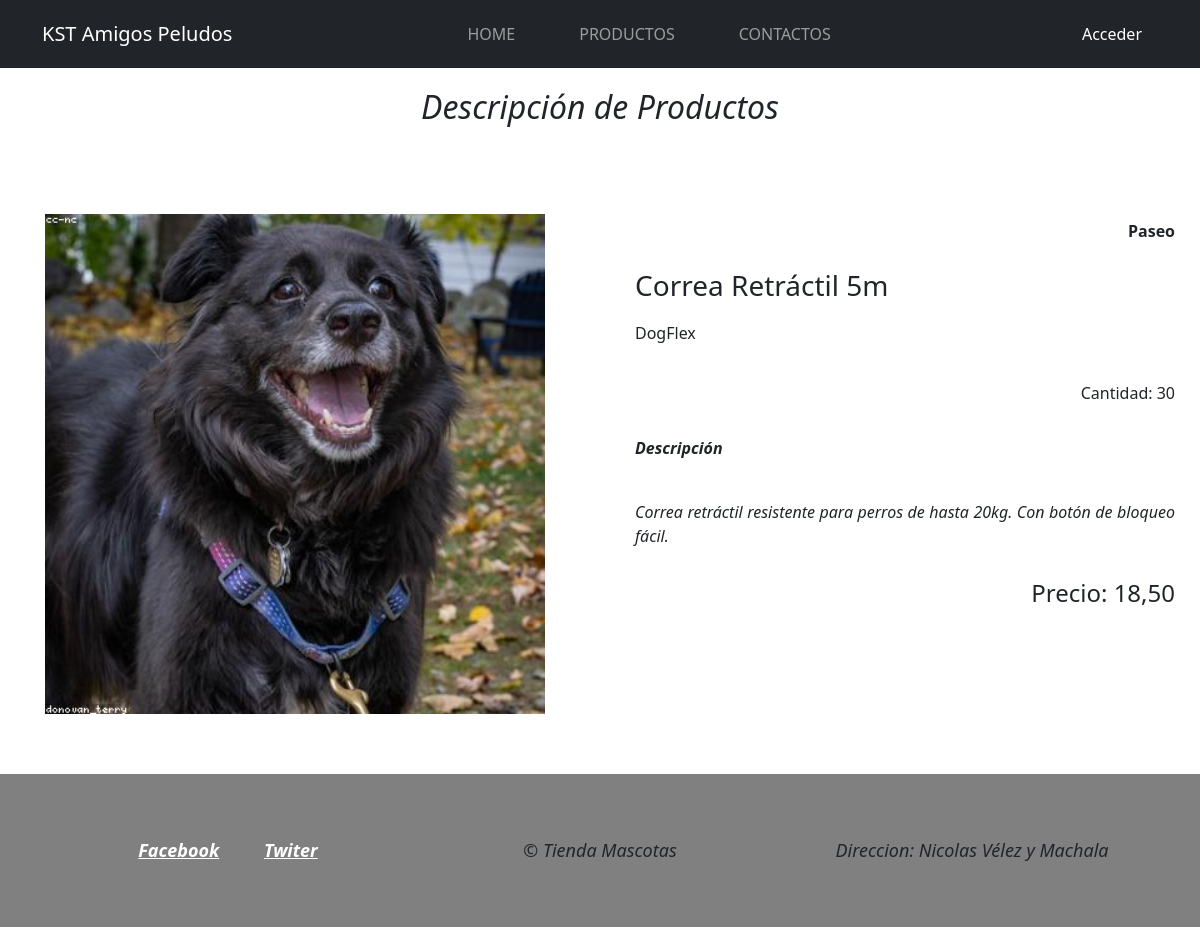
Page /Producto/6 on the committed database.
### TiendaMascotaApp/models.py (models this page shows)
class Producto(models.Model):
    nombreProd = models.CharField(max_length=50,null=True)
    marca=models.CharField(max_length=20,null=False,default="N/A")
    categoria = models.CharField(max_length=20,null=False)
    descripcion = models.CharField(max_length=100,default="N/A")
    cantidad = models.IntegerField(default=0)
    precio = models.DecimalField(max_digits=8, decimal_places=2, default=0.00, null=True, blank=True)
    foto= models.ImageField(upload_to="fotos", default="fotos/default.png")

### TiendaMascotaApp/views.py (the view)
# urls.py: path('Producto/<int:producto_id>',views.DescProd, name='DescProd'),
def DescProd(request, producto_id):
    producto = get_object_or_404(Producto, id=producto_id)
    rol, correo = var(request)
    return render(request, "DescProd.html", {'producto':producto,'user_role': rol, 'user_correo': correo} )

### TiendaMascotaApp/views.py (called while the page is built)
def var(request):
    rol = request.session.get('usuario_rol', None)
    correo = request.session.get('usuario_correo', None)
    return rol,correo

### TiendaMascotaApp/template/DescProd.html
{% extends "HeadFoot.html" %}
{% load static %}
{% block content %}
<section>
    <div id="tour" class="bg-1">
        <div class="titulo"> <h2>Descripción de Productos</h2> </div>
            <div class="contDesc">
                <div class="imgProd"><img  src=" {{ producto.foto.url }} " alt="Producto" >
                </div>
                <div class="contProd">
                    <div class="catpr"><p>{{ producto.categoria }}</p></div>
                    <div class="titProd"><h3>{{ producto.nombreProd }}</h3></div>
                    <div class="marcapr">
                        <p>{{ producto.marca }} </p>
                    </div>
                    <div class="cantProd">
                        <p>Cantidad: <span>{{ producto.cantidad }} </span></p>
                    </div>
                    <div class="Descrip">
                        <strong><p>Descripción </p></strong>
                        <br>
                        <p> {{ producto.descripcion }} </p>
                    </div>
                    <div class="preciopr">
                        <h4>Precio: {{ producto.precio }} </h4>
                    </div>
                </div>
            </div>
    </div>
</section>
{% endblock %}

### TiendaMascotaApp/static/css/DescProd.css (style rules this page uses)
.contDesc { display: flex; margin: 30px 0px 30px; }
.imgProd { padding: 30px 45px 30px 45px; flex: 1; margin-right: 20px; }
.imgProd img { width: 500px; height: 500px; }
.contProd { flex: 2; padding: 35px 25px 25px 25px; text-align: center; }
.titProd { padding: 5px 0px 10px 0px; text-align: justify; font-weight: bold; }
.marcapr { padding: 0px 0px 15px 0px; text-align: left; }
.cantProd { padding: 5px 0px 10px 0px; text-align: right; }
.Descrip { padding: 5px 0px 10px 0px; text-align: justify; }
.preciopr { padding: 5px 0px 10px 0px; text-align: right; }
.catpr { padding: 0px 0px 5px 0px; text-align: right; font-weight: bold; }
.titulo { display: flex; justify-content: center; align-items: center; padding: 20px 0px 20px 0px; font-style: italic; }
.titulo h2 { font-style: italic; }
.Descrip p { font-style: italic; }

### rows in the picture
Producto: foto (picture), categoria "Paseo", nombreProd "Correa Retráctil 5m", marca "DogFlex", cantidad "30", descripcion "Correa retráctil resistente para perros de hasta 20kg. Con botón de bloqueo fácil.", precio "18,50"
